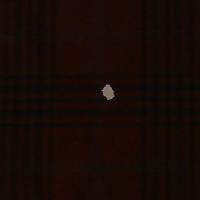
#> input picture anomali_image.png, 200 x 200 px
$ python Extrating_Image_Features.py
#> lines starting #> are read from the running program, lines starting #| are printed output that depends on the picture
import cv2
import numpy as np
import tkinter as tk
from tkinter import filedialog
from typing import List, Tuple, Optional


class ImageAnalysis:
    @staticmethod
    def load_image(image_path: str) -> Optional[np.ndarray]:
        frame = cv2.imread(image_path)
        if frame is None:
            print(f"Error: Could not read image {image_path}")
        return frame

    @staticmethod
    def extract_colors(frame: np.ndarray, num_colors: int = 3) -> List[Tuple[int, int, int]]:
        if frame is None:
            return []
        frame = cv2.cvtColor(frame, cv2.COLOR_BGR2RGB)
        pixels = frame.reshape(-1, frame.shape[-1])
        criteria = (cv2.TERM_CRITERIA_EPS + cv2.TERM_CRITERIA_MAX_ITER, 200, .1)
        # Check for pixels uniqueness to avoid errors if image has fewer unique colors than requested
        unique_pixels = np.unique(pixels, axis=0)
        if len(unique_pixels) < num_colors:
            num_colors = len(unique_pixels)
            if num_colors == 0:  # Handle completely blank images
                return []
        _, labels, centers = cv2.kmeans(pixels.astype(np.float32), num_colors, None, criteria, 10, cv2.KMEANS_RANDOM_CENTERS)
        return [tuple(map(int, center)) for center in centers]

    @staticmethod
    def print_colors(colors: List[Tuple[int, int, int]]):
        for i, color in enumerate(colors):
            print(f"Color {i + 1}: {color}")

    @staticmethod
    def show_colors(colors: List[Tuple[int, int, int]], frame: Optional[np.ndarray] = None):
        # Create a display panel
        color_patch_width = 100
        panel_height = 100 * len(colors) if len(colors) > 0 else 100

        if frame is not None:
            # Calculate resize factor to match the height of color patches
            img_height, img_width = frame.shape[:2]
            resize_factor = panel_height / img_height
            resized_width = int(img_width * resize_factor)
            resized_img = cv2.resize(frame, (resized_width, panel_height))

            # Create panel with image + color patches
            panel = np.zeros((panel_height, resized_width + (color_patch_width * len(colors)), 3), dtype=np.uint8)
            panel[:, :resized_width] = resized_img

            # Add colors to panel
            for i, color in enumerate(colors):
                x_offset = resized_width + (i * color_patch_width)
                panel[:, x_offset:x_offset+color_patch_width] = color

            # Display the panel
            cv2.imshow("Image with Extracted Colors", panel)
        else:
            # Just show individual color patches if no image
            for i, color in enumerate(colors):
                color_patch = np.zeros((100, 100, 3), dtype=np.uint8)
                color_patch[:, :] = color
                cv2.imshow(f"Color {i + 1}", color_patch)

        cv2.waitKey(0)
        cv2.destroyAllWindows()


class ImagePipeline:
    @staticmethod
    def process_image(image_path: str) -> List[Tuple[int, int, int]]:
        frame = ImageAnalysis.load_image(image_path)
        colors = ImageAnalysis.extract_colors(frame, 5)
        ImageAnalysis.show_colors(colors, frame)
        ImageAnalysis.print_colors(colors)
        return colors

def main():
    root = tk.Tk()
    root.withdraw()
    image_path = filedialog.askopenfilename(title="Select an image file")
#> the answer given: anomali_image.png
    ImagePipeline.process_image(image_path)
#> in load_image, frame is the input picture: shape (200, 200, 3); mean B, G, R 5.2, 10.1, 22.2
#> in extract_colors, `unique_pixels = np.unique(pixels, axis=0)`: unique_pixels = 1456 rows, first 8: [4, 1, 0], [4, 2, 1], [5, 8, 0], [5, 8, 4], [5, 9, 7], [5, 10, 3], [5, 10, 5], [6, 9, 4]
#> in extract_colors, `_, labels, centers = cv2.kmeans(pixels.astype(np.float32), num_colors,..`: centers = [[64.48, 53.48, 47.16], [15.3, 9.6, 5.44], [26.96, 9.72, 4], [128.9, 112.5, 101.3], [21.61, 10.1, 5.43]]
#> in process_image, `colors = ImageAnalysis.extract_colors(frame, 5)`: colors = [(64, 53, 47), (15, 9, 5), (26, 9, 4), (128, 112, 101), (21, 10, 5)]
#> in show_colors, `panel_height = 100 * len(colors) if len(colors) > 0 else 100`: panel_height = 500
#> in show_colors, `resize_factor = panel_height / img_height`: resize_factor = 2.5
#> in show_colors, `resized_width = int(img_width * resize_factor)`: resized_width = 500
#> in show_colors, `panel = np.zeros((panel_height, resized_width + (color_patch_width * l..`: panel: shape (500, 1000, 3); every value is 0
#> in show_colors, `panel[:, :resized_width] = resized_img`:
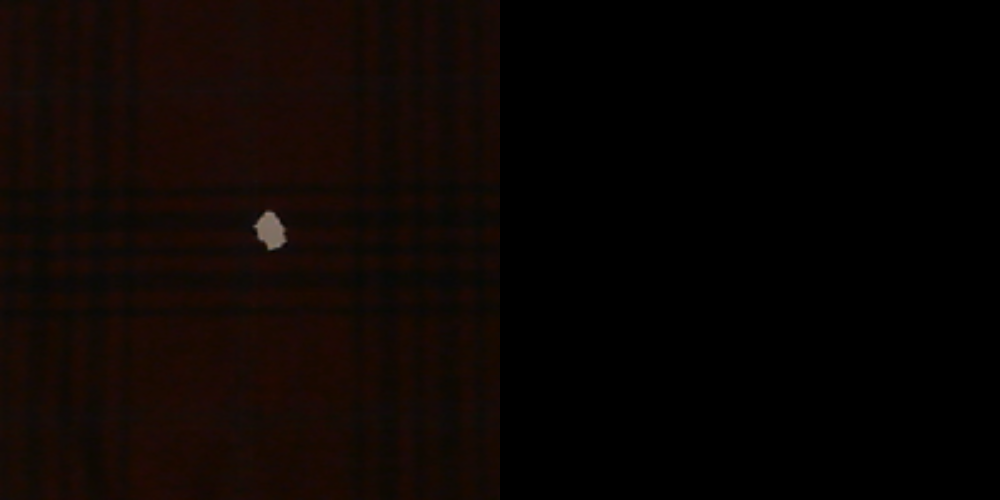
#> panel: shape (500, 1000, 3); mean of channels 0, 1, 2 2.6, 5, 11.1; drawn as B, G, R
#> the loop in show_colors, `for i, color in enumerate(colors):` made 5 passes
#> (color, x_offset) on passes 1 to 5: ((64, 53, 47), 500), ((15, 9, 5), 600), ((26, 9, 4), 700), ((128, 112, 101), 800), ((21, 10, 5), 900)
#> after the loop in show_colors, `for i, color in enumerate(colors):`:
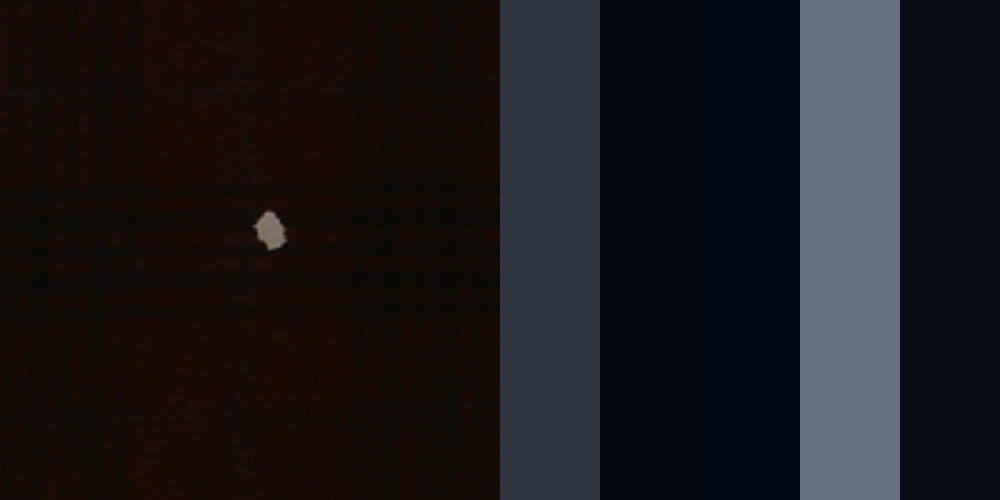
#> panel: shape (500, 1000, 3); mean of channels 0, 1, 2 28, 24.3, 27.3; drawn as B, G, R
#> the loop in print_colors, `for i, color in enumerate(colors):` made 5 passes
#| Color 1: (64, 53, 47)
#| Color 2: (15, 9, 5)
#| Color 3: (26, 9, 4)
#| Color 4: (128, 112, 101)
#| Color 5: (21, 10, 5)


if __name__ == "__main__":
    main()
